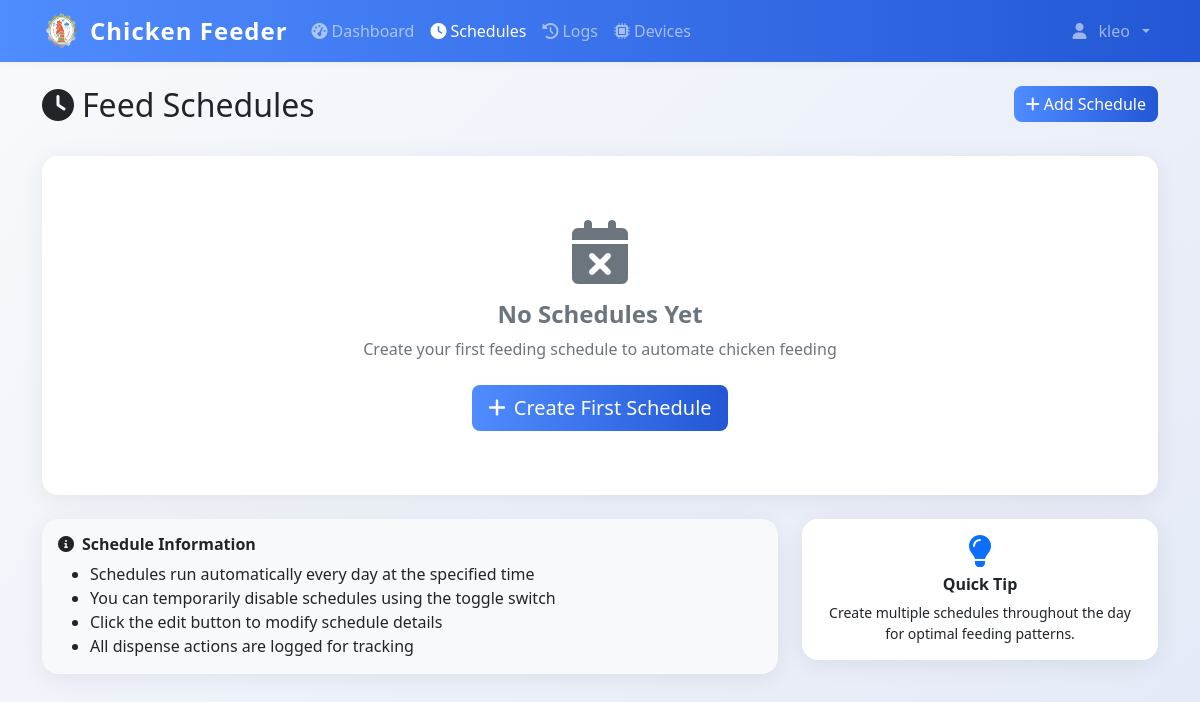
Before: /schedules (signed in) with the older database file.
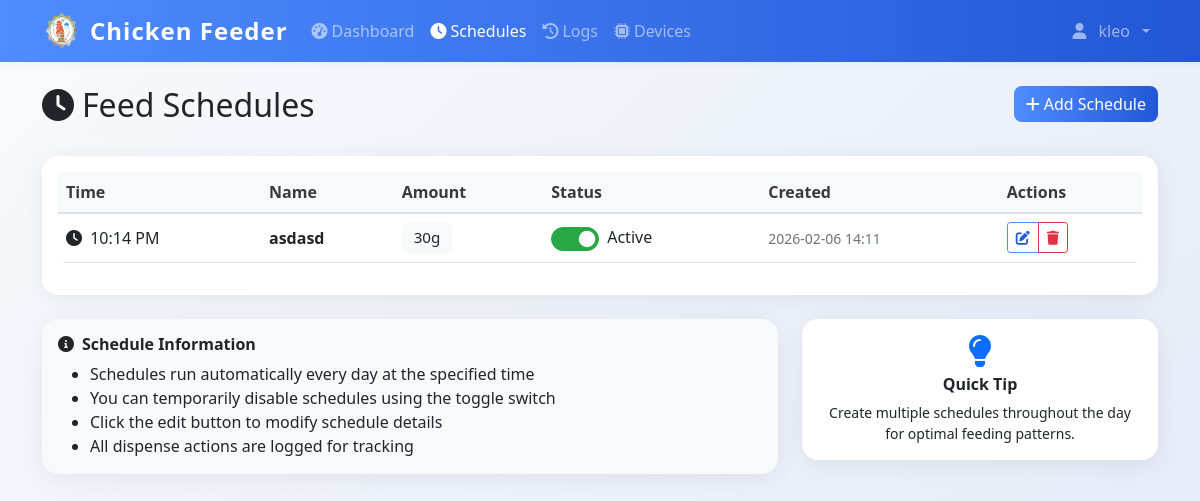
After: the same page with the newer database file.
### models.py (models this page shows)
class FeedSchedule(db.Model):
    id = db.Column(db.Integer, primary_key=True)
    name = db.Column(db.String(100), nullable=False)
    feed_time = db.Column(db.Time, nullable=False)
    amount_grams = db.Column(db.Integer, nullable=False)
    is_active = db.Column(db.Boolean, default=True)
    created_by = db.Column(db.Integer, db.ForeignKey('user.id'), nullable=False)
    created_at = db.Column(db.DateTime, default=datetime.utcnow)
    user = db.relationship('User', backref=db.backref('schedules', lazy=True))

### app.py (the view)
@app.route('/schedules')
@login_required
def schedules():
    schedules = FeedSchedule.query.filter_by(created_by=current_user.id).order_by(FeedSchedule.feed_time).all()
    return render_template('schedules.html', schedules=schedules)

### app.py (called while the page is built)
@login_manager.user_loader
def load_user(user_id):
    return db.session.get(User, int(user_id))

@app.context_processor
def inject_datetime():
    return {'datetime': datetime}

@app.before_request
def restrict_admin_from_user_pages():
    if current_user.is_authenticated and getattr(current_user, 'is_admin', False):
        admin_paths = ['/admin', '/admin/', '/admin/dashboard', '/admin/config', '/admin/create', '/admin/feed-ratio']
        if not any(request.path.startswith(p) for p in admin_paths):
            if not request.path.startswith('/static') and not request.path.startswith('/logout'):
                return redirect(url_for('admin.dashboard'))

### templates/schedules.html (shortened to what the changed rows need)
{% extends "base.html" %}
{% block content %}
<div class="container mt-4">
    <div class="row mb-4">
        <div class="col">
            <h1 class="h2">
                <i class="fas fa-clock me-2"></i>Feed Schedules
            </h1>
        </div>
    </div>
    <div class="card">
        <div class="card-body">
            {% if schedules %}
            <div class="table-responsive">
                <table class="table table-hover">
                    <thead>
                        <tr>
                            <th>Time</th>
                            <th>Name</th>
                            <th>Amount</th>
                            <th>Status</th>
                            <th>Created</th>
                            <th>Actions</th>
                        </tr>
                    </thead>
                    <tbody>
                        {% for schedule in schedules %}
                        <tr id="schedule-{{ schedule.id }}">
                            <td>
                                <i class="fas fa-clock me-1"></i>
                                {{ schedule.feed_time.strftime('%I:%M %p') }}
                            </td>
                            <td>
                                <strong>{{ schedule.name }}</strong>
                            </td>
                            <td>
                                <span class="badge bg-light text-dark">{{ schedule.amount_grams }}g</span>
                            </td>
                            <td>
                                <div class="form-check form-switch d-flex align-items-center gap-2">
                                    <input class="form-check-input" type="checkbox"
                                        id="toggle-{{ schedule.id }}"
                                        {% if schedule.is_active %}checked{% endif %}
                                        onchange="toggleSchedule(this)" data-id="{{ schedule.id }}">
                                    <label class="form-check-label" for="toggle-{{ schedule.id }}">
                                        <span id="status-text-{{ schedule.id }}">
                                            {% if schedule.is_active %}Active{% else %}Inactive{% endif %}
                                        </span>
                                    </label>
                                </div>
                            </td>
                            <td>
                                <small class="text-muted">
                                    {{ schedule.created_at.strftime('%Y-%m-%d %H:%M') }}
                                </small>
                            </td>
                            <td>
                                <div class="btn-group btn-group-sm">
                                    <a class="btn btn-outline-primary"
                                       href="{{ url_for('edit_schedule', schedule_id=schedule.id) }}"
                                       title="Edit this schedule">
                                        <i class="fas fa-edit"></i>
                                    </a>
                                    <button class="btn btn-outline-danger"
                                            onclick="deleteSchedule(this)"
                                            data-id="{{ schedule.id }}"
                                            data-name="{{ schedule.name }}"
                                            title="Delete schedule">
                                        <i class="fas fa-trash"></i>
                                    </button>
                                </div>
                            </td>
                        </tr>
                        {% endfor %}
                    </tbody>
                </table>
            </div>
            {% else %}
            <div class="text-center text-muted py-5">
                <i class="fas fa-calendar-times fa-4x mb-3"></i>
                <h4>No Schedules Yet</h4>
                <p class="mb-4">Create your first feeding schedule to automate chicken feeding</p>
                <a href="{{ url_for('add_schedule') }}" class="btn btn-primary btn-lg">
                    <i class="fas fa-plus me-2"></i>Create First Schedule
                </a>
            </div>
            {% endif %}
        </div>
    </div>
</div>
{% endblock %}

Changed rows visible on the page:
added FeedSchedule: feed_time "10:14 PM", name "asdasd", amount_grams "30", is_active "☑", shows "Active", created_at "2026-02-06 14:11"
Other visible differences:
text no longer shown: "No Schedules Yet Create your first feeding schedule to automate chicken feeding Create First Schedule"
text now shown: "Time Name Amount Status Created Actions"
